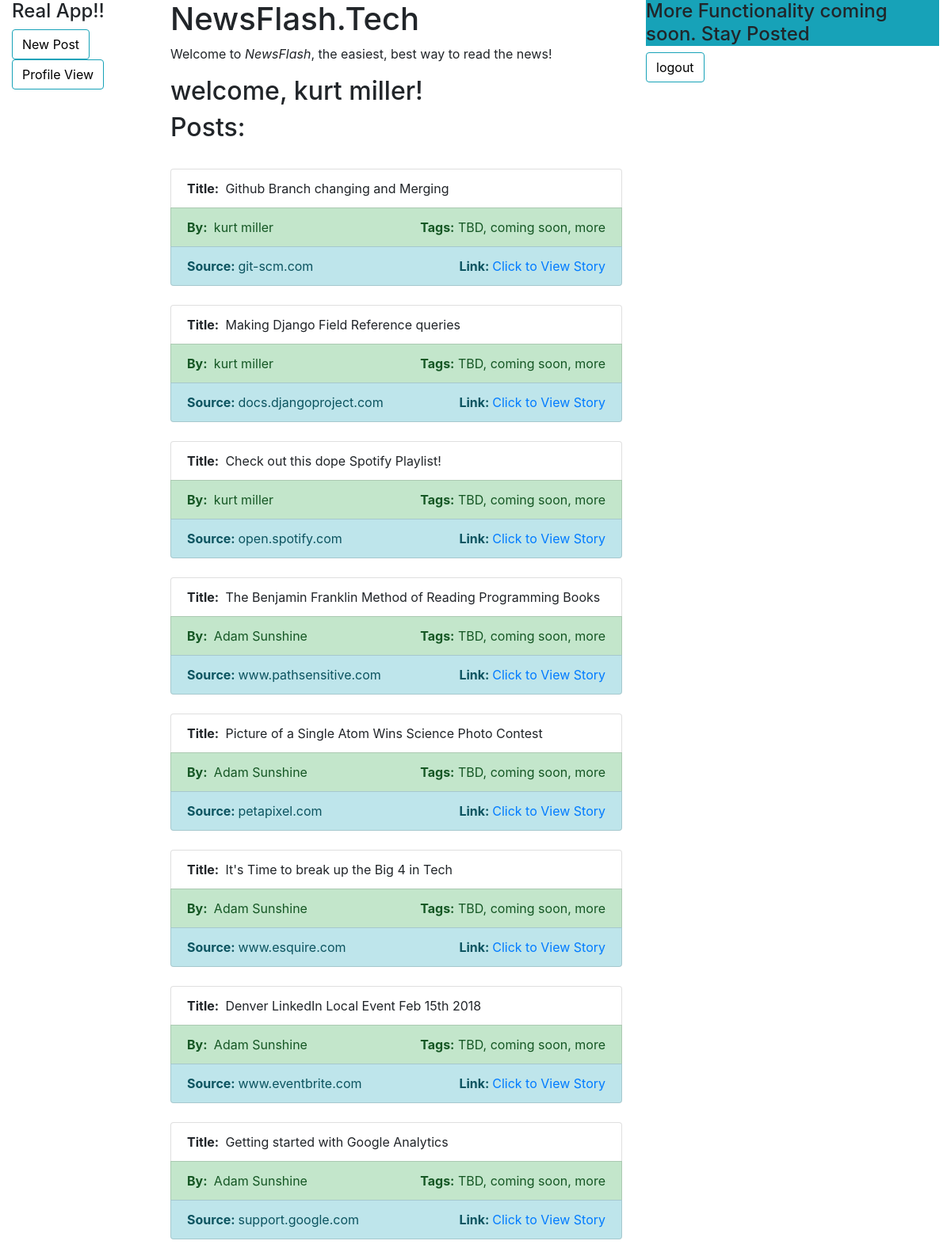
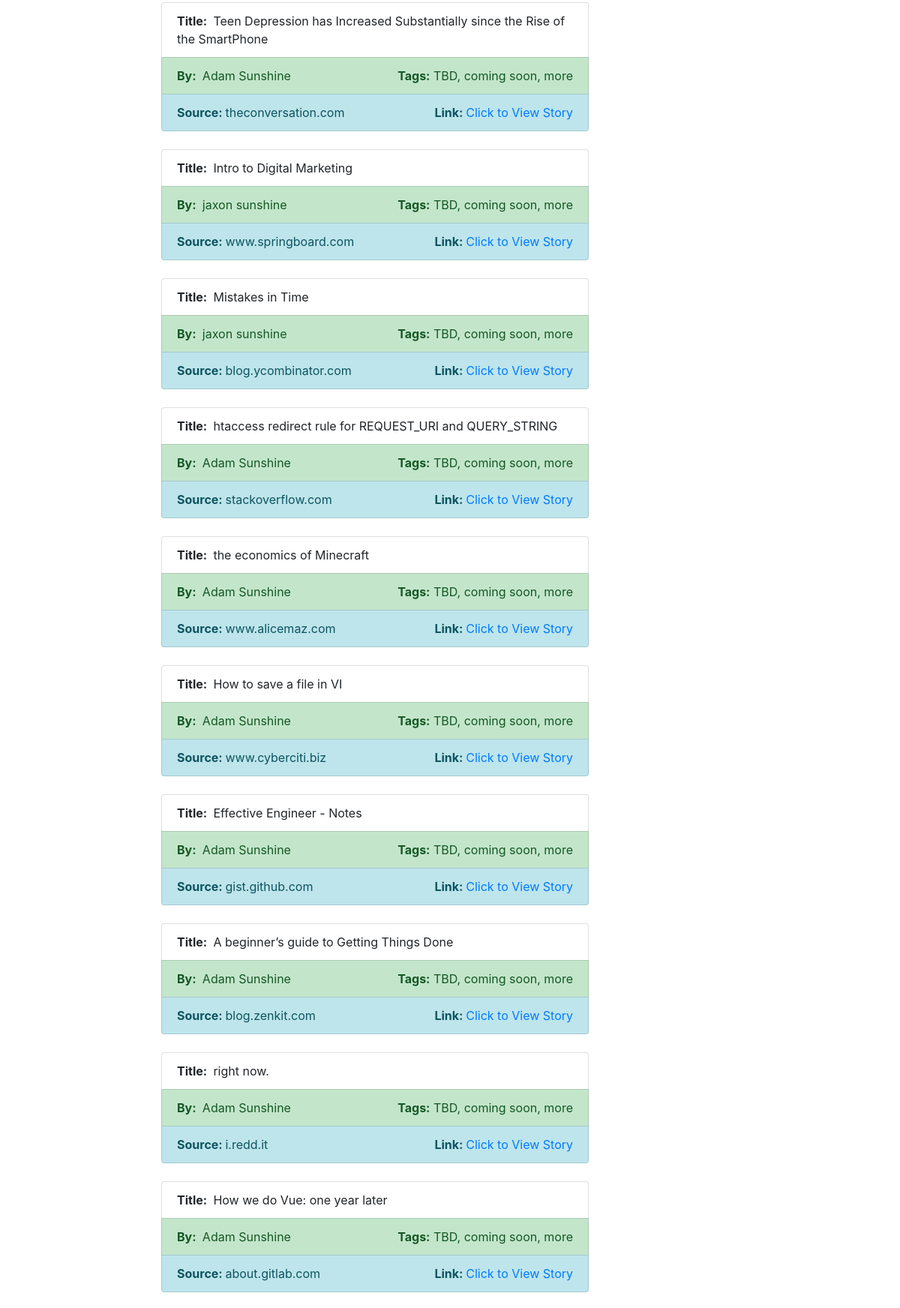
/flash/ (signed in, upper part), run on the app's committed database (2 pictures, top to bottom).
### flash/models.py (models this page shows, shortened)
class Author(models.Model):
    user = models.OneToOneField(User, on_delete=models.CASCADE)
    phone_number = models.CharField(max_length=10)
    def __str__(self):
        return '%s %s' % (self.user.first_name, self.user.last_name) #check out how we get the first and last name here - use this in context with displaying user info

class Post(models.Model):
    title = models.CharField(max_length=100)
    author = models.ForeignKey('Author', on_delete=models.SET_NULL, null=True)
    url = models.URLField(max_length=1000)
    source = models.ForeignKey('Source', on_delete=models.CASCADE, null=True)
    created_at = models.DateTimeField(auto_now_add=True)
    class Meta:
         ordering = ['-created_at']

class Source(models.Model):
    base_url = models.CharField(max_length=200, unique=True)
    title = models.CharField(max_length=200)
    def __str__(self):
        return self.title

### flash/views.py (the view)
# urls.py: url(r'^flash/$', index, name='index'),
@login_required()
def index(request):
  current_user = request.user.author
  posts = Post.objects.all()
  return render(
        request,
        'index.html',
        context={'current_user':current_user, 'posts': posts},
    )

### flash/templates/index.html
{% extends "base_generic.html" %}
{% block login %}
<a href="/create" class="btn btn-outline-info" style="color:black;">New Post</a>
<a href="/me" class="btn btn-outline-info" style="color:black;">Profile View</a>
{% endblock %}
{% block content %}
<h1>NewsFlash.Tech</h1>
  <p>Welcome to <em>NewsFlash</em>, the easiest, best way to read the news!</p>
    {%if current_user %}
      <h2>welcome, {{ current_user }}!</h2>
    {% else %}
      <h2>user not found did not work work :/</h2>
    {% endif %}
    <h2>Posts:</h2>
  <br>
  {% for post in posts %}
  <div class="well">
  <ul class="list-group single-post">
    <li class="list-group-item"><strong>Title: </strong>&nbsp;{{ post.title }}</li>
    <li class="list-group-item list-group-item-success d-flex justify-content-between">
      <div><strong>By: </strong>&nbsp;{{ post.author }}</div>
      <div><strong>Tags:</strong>&nbsp;TBD, coming soon, more</div>
    </li>
    <li class="list-group-item list-group-item-info d-flex justify-content-between">
        <div><strong>Source:&nbsp;</strong>{{ post.source }}</div>
        <div>
          <strong>Link:&nbsp;</strong><a href="{{ post.url }}" target="_blank">Click to View Story</a>
        </div>
    </li>
  </ul>
</div>
  <br>
  {% endfor %}
{% endblock %}
{% block logout %}
<a href="/logout" class="btn btn-outline-info" style="color:black;">logout </a>
{% endblock %}

### data on the page
Author: user.last_name "kurt miller"
Post: title "Github Branch changing and Merging", author "kurt miller", source "git-scm.com"
Post: title "Making Django Field Reference queries", author "kurt miller", source "docs.djangoproject.com"
Post: title "Check out this dope Spotify Playlist!", author "kurt miller", source "open.spotify.com"
Post: title "The Benjamin Franklin Method of Reading Programming Books", author "Adam Sunshine", source "www.pathsensitive.com"
Post: title "Picture of a Single Atom Wins Science Photo Contest", author "Adam Sunshine", source "petapixel.com"
Post: title "It's Time to break up the Big 4 in Tech", author "Adam Sunshine", source "www.esquire.com"
Post: title "Denver LinkedIn Local Event Feb 15th 2018", author "Adam Sunshine", source "www.eventbrite.com"
Post: title "Getting started with Google Analytics", author "Adam Sunshine", source "support.google.com"
Post: title "Teen Depression has Increased Substantially since the Rise of the SmartPhone", author "Adam Sunshine", source "theconversation.com"
Post: title "Intro to Digital Marketing", author "jaxon sunshine", source "www.springboard.com"
Post: title "Mistakes in Time", author "jaxon sunshine", source "blog.ycombinator.com"
Post: title "htaccess redirect rule for REQUEST_URI and QUERY_STRING", author "Adam Sunshine", source "stackoverflow.com"
Post: title "the economics of Minecraft", author "Adam Sunshine", source "www.alicemaz.com"
Post: title "How to save a file in VI", author "Adam Sunshine", source "www.cyberciti.biz"
Post: title "Effective Engineer - Notes", author "Adam Sunshine", source "gist.github.com"
Post: title "A beginner’s guide to Getting Things Done", author "Adam Sunshine", source "blog.zenkit.com"
Post: title "right now.", author "Adam Sunshine", source "i.redd.it"
Post: title "How we do Vue: one year later", author "Adam Sunshine", source "about.gitlab.com"
